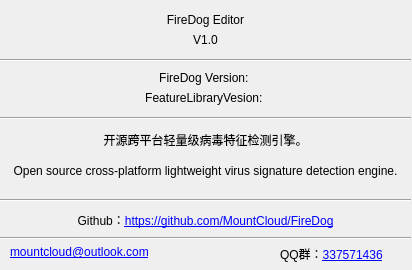
<?xml version="1.0" encoding="UTF-8"?>
<ui version="4.0">
 <class>FireDogAbout</class>
 <widget class="QDialog" name="FireDogAbout">
  <property name="geometry">
   <rect>
    <x>0</x>
    <y>0</y>
    <width>412</width>
    <height>270</height>
   </rect>
  </property>
  <property name="minimumSize">
   <size>
    <width>412</width>
    <height>270</height>
   </size>
  </property>
  <property name="maximumSize">
   <size>
    <width>412</width>
    <height>270</height>
   </size>
  </property>
  <property name="windowTitle">
   <string>Dialog</string>
  </property>
  <widget class="QLabel" name="labelFireDogEditor">
   <property name="geometry">
    <rect>
     <x>10</x>
     <y>10</y>
     <width>391</width>
     <height>20</height>
    </rect>
   </property>
   <property name="text">
    <string>FireDog Editor</string>
   </property>
   <property name="alignment">
    <set>Qt::AlignCenter</set>
   </property>
  </widget>
  <widget class="QLabel" name="labelFireDogEditorVersion">
   <property name="geometry">
    <rect>
     <x>10</x>
     <y>30</y>
     <width>391</width>
     <height>20</height>
    </rect>
   </property>
   <property name="text">
    <string>V1.0</string>
   </property>
   <property name="alignment">
    <set>Qt::AlignCenter</set>
   </property>
  </widget>
  <widget class="Line" name="line">
   <property name="geometry">
    <rect>
     <x>0</x>
     <y>50</y>
     <width>411</width>
     <height>20</height>
    </rect>
   </property>
   <property name="orientation">
    <enum>Qt::Horizontal</enum>
   </property>
  </widget>
  <widget class="QLabel" name="labelFireDogVesion">
   <property name="geometry">
    <rect>
     <x>10</x>
     <y>70</y>
     <width>391</width>
     <height>16</height>
    </rect>
   </property>
   <property name="text">
    <string>FireDog Version: </string>
   </property>
   <property name="alignment">
    <set>Qt::AlignCenter</set>
   </property>
  </widget>
  <widget class="QLabel" name="labelFireDogFeatureLibraryVesion">
   <property name="geometry">
    <rect>
     <x>10</x>
     <y>90</y>
     <width>391</width>
     <height>16</height>
    </rect>
   </property>
   <property name="text">
    <string>FeatureLibraryVesion: </string>
   </property>
   <property name="alignment">
    <set>Qt::AlignCenter</set>
   </property>
  </widget>
  <widget class="Line" name="line_2">
   <property name="geometry">
    <rect>
     <x>0</x>
     <y>110</y>
     <width>411</width>
     <height>16</height>
    </rect>
   </property>
   <property name="orientation">
    <enum>Qt::Horizontal</enum>
   </property>
  </widget>
  <widget class="QLabel" name="labelMsg1">
   <property name="geometry">
    <rect>
     <x>10</x>
     <y>130</y>
     <width>391</width>
     <height>20</height>
    </rect>
   </property>
   <property name="text">
    <string>开源跨平台轻量级病毒特征检测引擎。</string>
   </property>
   <property name="alignment">
    <set>Qt::AlignCenter</set>
   </property>
  </widget>
  <widget class="QLabel" name="labelMsg2">
   <property name="geometry">
    <rect>
     <x>10</x>
     <y>150</y>
     <width>391</width>
     <height>41</height>
    </rect>
   </property>
   <property name="text">
    <string>Open source cross-platform lightweight virus signature detection engine.</string>
   </property>
   <property name="alignment">
    <set>Qt::AlignCenter</set>
   </property>
   <property name="wordWrap">
    <bool>true</bool>
   </property>
  </widget>
  <widget class="Line" name="line_3">
   <property name="geometry">
    <rect>
     <x>0</x>
     <y>190</y>
     <width>411</width>
     <height>20</height>
    </rect>
   </property>
   <property name="orientation">
    <enum>Qt::Horizontal</enum>
   </property>
  </widget>
  <widget class="QLabel" name="labelGithub">
   <property name="geometry">
    <rect>
     <x>10</x>
     <y>210</y>
     <width>391</width>
     <height>20</height>
    </rect>
   </property>
   <property name="text">
    <string>&lt;html&gt;&lt;head/&gt;&lt;body&gt;&lt;p&gt;Github：&lt;a href=&quot;https://github.com/MountCloud/FireDog&quot;&gt;&lt;span style=&quot;text-decoration: underline; color:#0000ff;&quot;&gt;https://github.com/MountCloud/FireDog&lt;/span&gt;&lt;/a&gt;&lt;/p&gt;&lt;/body&gt;&lt;/html&gt;</string>
   </property>
   <property name="alignment">
    <set>Qt::AlignCenter</set>
   </property>
  </widget>
  <widget class="Line" name="line_4">
   <property name="geometry">
    <rect>
     <x>0</x>
     <y>230</y>
     <width>411</width>
     <height>16</height>
    </rect>
   </property>
   <property name="orientation">
    <enum>Qt::Horizontal</enum>
   </property>
  </widget>
  <widget class="QLabel" name="labelEmail">
   <property name="geometry">
    <rect>
     <x>10</x>
     <y>244</y>
     <width>181</width>
     <height>16</height>
    </rect>
   </property>
   <property name="text">
    <string>&lt;html&gt;&lt;head/&gt;&lt;body&gt;&lt;p&gt;&lt;a href=&quot;mountcloud@outlook.com&quot;&gt;&lt;span style=&quot; text-decoration: underline; color:#0000ff;&quot;&gt;mountcloud@outlook.com&lt;/span&gt;&lt;/a&gt;&lt;/p&gt;&lt;/body&gt;&lt;/html&gt;</string>
   </property>
  </widget>
  <widget class="QLabel" name="labelQQGroup">
   <property name="geometry">
    <rect>
     <x>280</x>
     <y>244</y>
     <width>121</width>
     <height>20</height>
    </rect>
   </property>
   <property name="text">
    <string>&lt;html&gt;&lt;head/&gt;&lt;body&gt;&lt;p&gt;QQ群：&lt;a href=&quot;337571436&quot;&gt;&lt;span style=&quot; text-decoration: underline; color:#0000ff;&quot;&gt;337571436&lt;/span&gt;&lt;/a&gt;&lt;/p&gt;&lt;/body&gt;&lt;/html&gt;</string>
   </property>
  </widget>
 </widget>
 <resources/>
 <connections/>
</ui>
